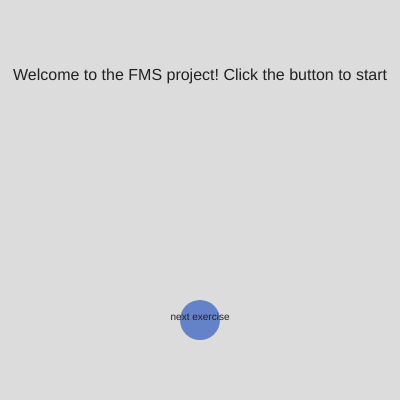
Frame 1 (no input)
Frame 60 (no input): identical to frame 1, image omitted
Frame 120 (the mouse pressed at the canvas centre since frame 60): identical to frame 1, image omitted

The p5.js sketch that drew this single still picture (run headless with seeded random() and noise() and a simulated clock; from frame 60 on, the mouse is pressed at the canvas centre):

// p5.js sketch
// ── sketch.js
let currentPage = 1,
  numberOfPages = 5,
  mouseIsClicked = false,
  buttonText = 'next page';

function setup() {
  createCanvas(400, 400);
  rectMode(CENTER);
  textAlign(CENTER);
  textSize(30);
  noStroke();
  fill(33);
}

function draw() {
  background(220);

  switch (currentPage) {
    case 1:
      drawPage(currentPage);
      buttonText = 'next exercise';
      break;

    case 2:
      drawPage(currentPage);
      buttonText = 'next exercise';
      break;
    case 3:
      drawPage(currentPage);
      buttonText = 'next exercise';
      break;
    case 4:
      drawPage(currentPage);
      buttonText = 'next exercise';
      break;
    case 5:
      drawPage(currentPage);
      buttonText = 'finish exercise';
      break;
      
  }

  customButton(width / 2, height * 0.8, 40);

  mouseIsClicked = false;
}

function customButton(x, y, r) {
  push();
  fill(100, 130, 200);
  ellipse(x, y, r);
  fill(33);
  textSize(10);
  text(buttonText, x, y);
  pop();

  if (dist(mouseX, mouseY, x, y) < r / 2 && mouseIsClicked) {
    if (currentPage >= numberOfPages) {
      currentPage = 1;
    } else {
      currentPage++;
    }
  }
}


function drawPage(page) {
  switch (page) {
    case 1:
      push();
      textSize(16);
      text('Welcome to the FMS project! Click the button to start', width/2, height*.2);
      pop();
      break;
    case 2:
      push();
      rect(width / 2, height / 2, 100, 100);

      text('Exercise 1: Apartment', width / 2, height * 0.2);
      pop();
      break;
    case 3:
      push();
      ellipse(width / 2, height / 2, 100);

      text('Exercise 2: Drawing', width / 2, height * 0.2);
      pop();
      break;
    case 4:
      push()
      triangle(width/2, height/2-100, width/2 - 50, height/2, width/2+50, height/2);
      
      text('Exercise 3: Maze', width / 2, height * 0.2);
      pop();
      break;
    case 5:
      push();
      arc(width/2, height/2, 50, 50, 0, HALF_PI);
      
      text('Exercise 4: DJ', width / 2, height * 0.2);
      pop();
  }
}

function mouseClicked() {
  mouseIsClicked = true;
}
